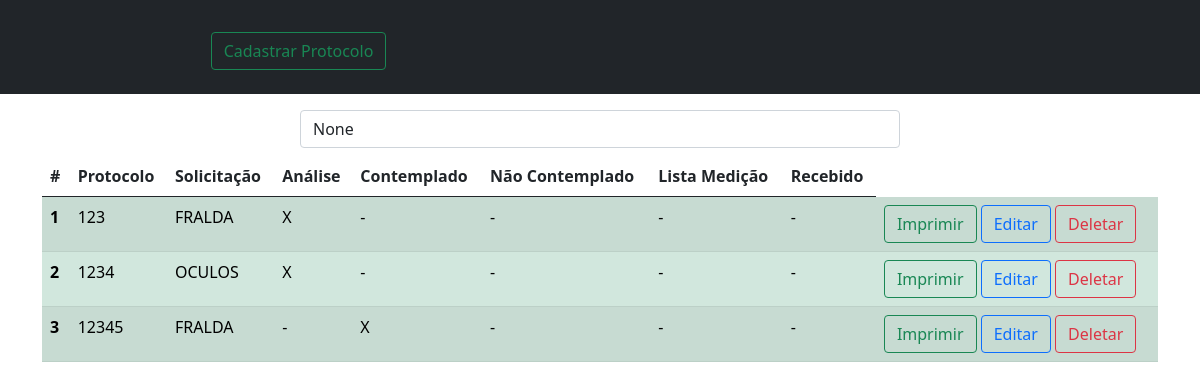
Screenshot of /home_2/ with the database file from the repository.
### app/models.py (models this page shows)
class Registro(models.Model):
    protocolo = models.CharField(max_length=100)
    solicitacao = models.CharField(max_length=100)
    a = models.CharField(max_length=100)
    c = models.CharField(max_length=100)
    r = models.CharField(max_length=100)
    nc = models.CharField(max_length=100)
    lm = models.CharField(max_length=100)

### app/views.py (the view)
# urls.py: path('home_2/', home_2, name='home_2'),
def home_2(request):
    data = {}
    search = request.GET.get('search')
    if search:
        data = Registro.objects.filter(protocolo=search)
    else:
        data = Registro.objects.all()
    dados = {'data': data, 'search': search}
    return render(request, 'adm.html', dados)

### app/templates/adm.html (shortened to what this page needs)
<!DOCTYPE html>
<html lang="en" xmlns="http://www.w3.org/1999/html">
<head>
    <link href="https://cdn.jsdelivr.net/npm/bootstrap@5.0.2/dist/css/bootstrap.min.css" rel="stylesheet">
</head>
<body>
    <div class="p-3 mb-2 bg-dark text-dark">
        <div class="col-8 m-auto pt-3 pb-2 ">
        <a href="/form" class="btn btn-outline-success">Cadastrar Protocolo</a>
        </div>
    </div>
    <div class="col-6 m-auto pt-2 pb-2 ">
      <form method="get">
          <input type="text" id="search" name="search" class="form-control" placeholder="Pesquisar por Protocolo..." value="{{search}}">
      </form>
    </div>
    <div class="container">
       <table class="table table-success table-striped">
            <thead class="table">
                <tr>
                    <th scope="col">#</th>
                    <th scope="col">Protocolo</th>
                    <th scope="col">Solicitação</th>
                    <th scope="col">Análise</th>
                    <th scope="col">Contemplado</th>
                    <th scope="col">Não Contemplado</th>
                    <th scope="col">Lista Medição</th>
                    <th scope="col">Recebido</th>
                </tr>
            </thead>
<tbody>
            {% for dbs in data %}
                 <tr>
                    <th>{{dbs.id}}</th>
                    <td>{{dbs.protocolo}}</td>
                    <td>{{dbs.solicitacao}}</td>
                    <td>{{dbs.a}}</td>
                    <td>{{dbs.c}}</td>
                    <td>{{dbs.nc}}</td>
                    <td>{{dbs.lm}}</td>
                    <td>{{dbs.r}}</td>
                 <td>
                    <a href="/view/{{dbs.id}}/" class="btn btn-outline-success">Imprimir</a>
                    <a href="/edit/{{dbs.id}}/" class="btn btn-outline-primary">Editar</a>
                    <a href="/delete/{{dbs.id}}/" class="btn btn-outline-danger btnDel">Deletar</a>
                </td>
                 </tr>
            {% endfor %}
            </tbody>
        </table>
        </div>
        {% load static %}
</body>
</html>

### rows the page displays
Registro: id "1", protocolo "123", solicitacao "FRALDA", a "X", c "-", nc "-", lm "-", r "-"
Registro: id "2", protocolo "1234", solicitacao "OCULOS", a "X", c "-", nc "-", lm "-", r "-"
Registro: id "3", protocolo "12345", solicitacao "FRALDA", a "-", c "X", nc "-", lm "-", r "-"
